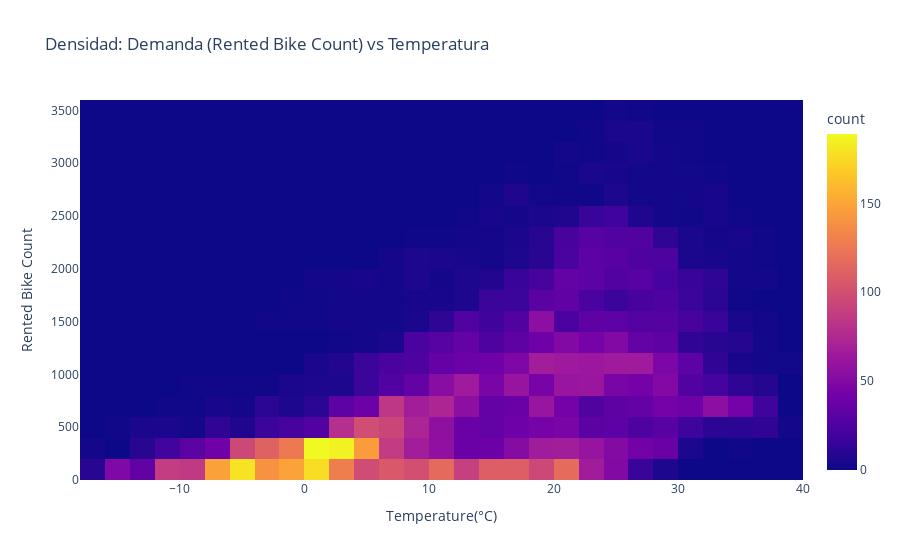

The notebook cell this image was saved under:
### Markdown cell above
## 2) “Histograma” Demanda vs Temperatura (mapa de densidad)

Para ver mejor la relación entre demanda y temperatura se utiliza un **histograma 2D** (densidad).  
Así se observa en qué rangos de temperatura y demanda se concentran más observaciones.

### Code cell
fig = px.density_heatmap(
    df,
    x="Temperature(°C)",
    y="Rented Bike Count",
    nbinsx=30,
    nbinsy=30,
    title="Densidad: Demanda (Rented Bike Count) vs Temperatura"
)
fig.show()

### Figure 1 — Plotly figure (JSON) as saved in the notebook; plotly's stock layout.template omitted (floating-point values rounded to 4 significant figures; data arrays with more than 128 entries replaced by an {"elided": "..."} marker saying what was removed)
{"data": [{"coloraxis": "coloraxis", "hovertemplate": "Temperature(°C)=%{x}<br>Rented Bike Count=%{y}<br>count=%{z}<extra></extra>", "name": "", "nbinsx": 30, "nbinsy": 30, "type": "histogram2d", "x": {"elided": "8760 float values"}, "xaxis": "x", "xbingroup": "x", "y": {"elided": "8760 int values"}, "yaxis": "y", "ybingroup": "y"}], "layout": {"coloraxis": {"colorbar": {"title": {"text": "count"}}, "colorscale": [[0, "#0d0887"], [0.1111, "#46039f"], [0.2222, "#7201a8"], [0.3333, "#9c179e"], [0.4444, "#bd3786"], [0.5556, "#d8576b"], [0.6667, "#ed7953"], [0.7778, "#fb9f3a"], [0.8889, "#fdca26"], [1, "#f0f921"]]}, "legend": {"tracegroupgap": 0}, "title": {"text": "Densidad: Demanda (Rented Bike Count) vs Temperatura"}, "xaxis": {"anchor": "y", "domain": [0, 1], "title": {"text": "Temperature(°C)"}}, "yaxis": {"anchor": "x", "domain": [0, 1], "title": {"text": "Rented Bike Count"}}}}
